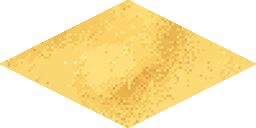
#> input picture v2_assets_backup/sand_tile.png, 256 x 128 px, found by its file name
$ python check_borders_color.py
#> lines starting #> are read from the running program, lines starting #| are printed output that depends on the picture
from PIL import Image
import numpy as np

def analyze_border_colors(img_path):
    img = Image.open(img_path).convert("RGBA")
#> img is the input picture: PIL image 256x128 RGBA; mean R, G, B, A 248.3, 210.1, 108, 129.5
    w, h = img.size
#> w = 256; h = 128
    pixels = img.load()

    cx, cy = w / 2, h / 2
#> cx = 128; cy = 64
    rx, ry = w / 2, h / 2
#> rx = 128; ry = 64

    border_colors = []
    inner_colors = []

    for y in range(h):
        for x in range(w):
            dist = abs(x - cx) / rx + abs(y - cy) / ry
            r, g, b, a = pixels[x, y]
            if a > 0:
                # Border pixels (within 0.02 of the edge)
                if dist >= 0.97 and dist <= 1.0:
                    border_colors.append((r, g, b))
                # Inner pixels (well inside the diamond)
                elif dist < 0.90:
                    inner_colors.append((r, g, b))
#> after the loop, border_colors = 947 items, first 6: (249, 207, 102), (242, 202, 97), (244, 204, 99), (247, 208, 101), (247, 206, 101), (247, 207, 102); inner_colors = 13341 items, first 6: (248, 207, 103), (241, 200, 96), (237, 198, 97), (240, 198, 94), (255, 221, 114), (251, 217, 114)

    mean_border = np.mean(border_colors, axis=0)
#> mean_border = [248.1, 209.2, 106.7]
    mean_inner = np.mean(inner_colors, axis=0)
#> mean_inner = [248, 209.4, 107.4]
    print(f"Analysis for {img_path}:")
    print(f"  Mean border color: R={mean_border[0]:.1f}, G={mean_border[1]:.1f}, B={mean_border[2]:.1f}")
#|   Mean border color: R=248.1, G=209.2, B=106.7
    print(f"  Mean inner color:  R={mean_inner[0]:.1f}, G={mean_inner[1]:.1f}, B={mean_inner[2]:.1f}")
#|   Mean inner color:  R=248.0, G=209.4, B=107.4
    print(f"  Difference (Border - Inner): R={mean_border[0]-mean_inner[0]:.1f}, G={mean_border[1]-mean_inner[1]:.1f}, B={mean_border[2]-mean_inner[2]:.1f}")
#|   Difference (Border - Inner): R=0.1, G=-0.2, B=-0.6

analyze_border_colors(r"d:\Program\Dawnhold\frontend\public\v2_assets\sand_tile.png")
analyze_border_colors(r"d:\Program\Dawnhold\frontend\public\v2_assets\grass_tile.png")
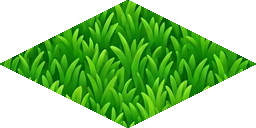
#> input picture v2_assets_backup/grass_tile.png, 256 x 128 px, found by its file name
#> in analyze_border_colors, img is the input picture: PIL image 256x128 RGBA; mean R, G, B, A 52.3, 155.4, 15, 129.5
#> after the loop in analyze_border_colors (call 2), `for y in range(h):`: border_colors = 947 items, first 6: (12, 108, 3), (55, 164, 17), (37, 140, 8), (45, 144, 20), (125, 222, 47), (117, 218, 26); inner_colors = 13341 items, first 6: (102, 201, 33), (101, 199, 23), (89, 187, 16), (21, 132, 1), (61, 170, 20), (103, 206, 32)
#> in analyze_border_colors (call 2), `mean_border = np.mean(border_colors, axis=0)`: mean_border = [52.53, 155.7, 15.24]
#> in analyze_border_colors (call 2), `mean_inner = np.mean(inner_colors, axis=0)`: mean_inner = [49.15, 152.7, 15.44]
#|   Mean border color: R=52.5, G=155.7, B=15.2
#|   Mean inner color:  R=49.2, G=152.7, B=15.4
#|   Difference (Border - Inner): R=3.4, G=3.0, B=-0.2
analyze_border_colors(r"d:\Program\Dawnhold\frontend\public\v2_assets\water_tile.png")
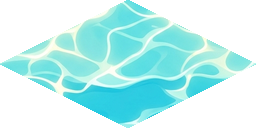
#> input picture v2_assets_backup/water_tile.png, 256 x 128 px, found by its file name
#> in analyze_border_colors, img is the input picture: PIL image 256x128 RGBA; mean R, G, B, A 128.1, 227.6, 226.5, 129.5
#> after the loop in analyze_border_colors (call 3), `for y in range(h):`: border_colors = 947 items, first 6: (104, 223, 223), (110, 226, 225), (109, 225, 224), (106, 226, 224), (104, 224, 225), (100, 224, 225); inner_colors = 13341 items, first 6: (164, 236, 227), (202, 253, 242), (204, 255, 243), (114, 227, 225), (118, 227, 224), (123, 221, 215)
#> in analyze_border_colors (call 3), `mean_border = np.mean(border_colors, axis=0)`: mean_border = [147.3, 231.9, 227.6]
#> in analyze_border_colors (call 3), `mean_inner = np.mean(inner_colors, axis=0)`: mean_inner = [129, 228, 227]
#|   Mean border color: R=147.3, G=231.9, B=227.6
#|   Mean inner color:  R=129.0, G=228.0, B=227.0
#|   Difference (Border - Inner): R=18.3, G=4.0, B=0.6
